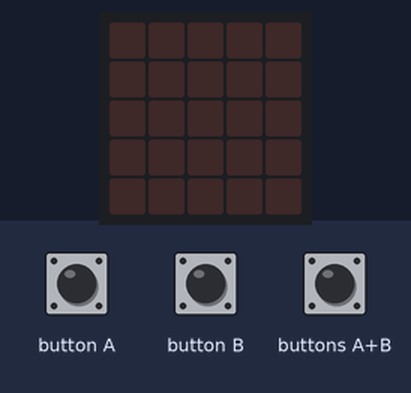
Simulated run of this program. Board: Calliope mini (MakeCode). On the bench: the board's 5×5 LED display. The inputs (shaded band) are chosen by the test bench.

Above: at 1.2 s.
1.3 s: buttons A+B pressed for 0.15 s
At 1.65 s:
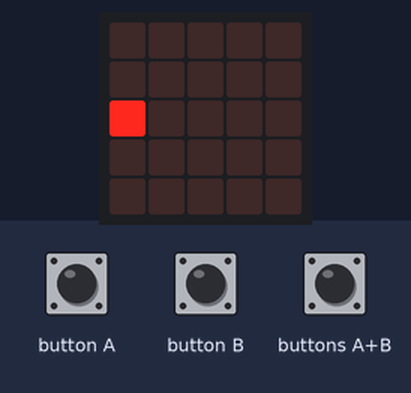
4.4 s: button A pressed for 0.15 s
At 5.1 s:
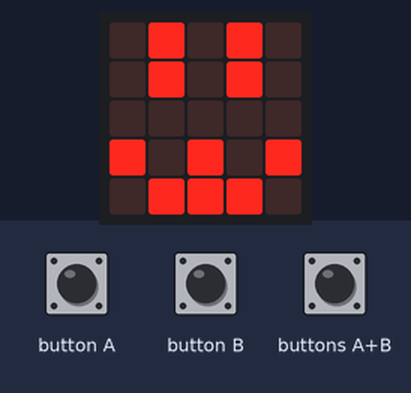
6.1 s: button B pressed for 0.15 s
At 7.4 s:
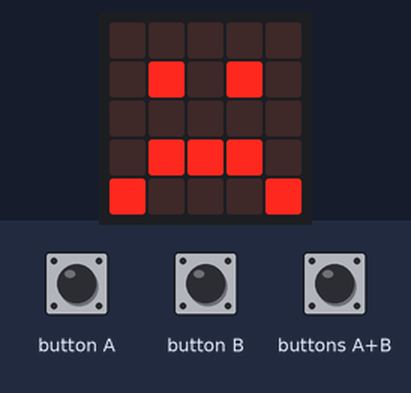
7.7 s: buttons A+B pressed for 1 s
At 9.3 s:
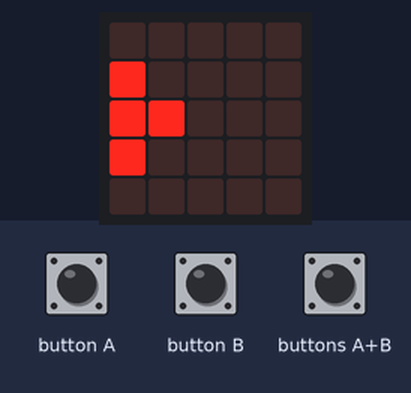
Timing chart, 0 to 10.8 s (numbered marks = the images above; inputs shaded):
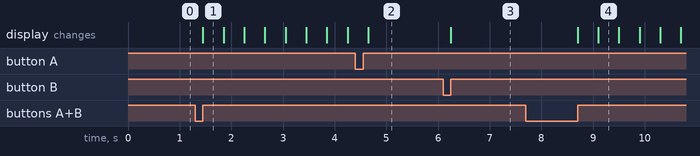

The program:

main.ts
```typescript
input.onButtonEvent(Button.A, input.buttonEventClick(), function () {
    basic.showLeds(`
        . # . # .
        . # . # .
        . . . . .
        # . # . #
        . # # # .
        `)
})
input.onButtonEvent(Button.AB, input.buttonEventClick(), function () {
    basic.showLeds(`
        . . . . .
        . . . . .
        # . . . .
        . . . . .
        . . . . .
        `)
    basic.showLeds(`
        . . . . .
        # . . . .
        # # . . .
        # . . . .
        . . . . .
        `)
    basic.showLeds(`
        . . . . .
        . # . . .
        # # # . .
        . # . . .
        . . . . .
        `)
    basic.showLeds(`
        . . . . .
        . . # . .
        . # # # .
        . . # . .
        . . . . .
        `)
    basic.showLeds(`
        . . . . .
        . . . # .
        . . # # #
        . . . # .
        . . . . .
        `)
    basic.showLeds(`
        . . . . .
        . . . . #
        . . . # #
        . . . . #
        . . . . .
        `)
    basic.showLeds(`
        . . . . .
        . . . . .
        . . . . #
        . . . . .
        . . . . .
        `)
    basic.showLeds(`
        . . . . .
        . . . . .
        . . . . .
        . . . . .
        . . . . .
        `)
})
input.onButtonEvent(Button.B, input.buttonEventClick(), function () {
    basic.showLeds(`
        . . . . .
        . # . # .
        . . . . .
        . # # # .
        # . . . #
        `)
})
loops.everyInterval(1000, function () {

})
```

test.ts
```typescript
// Hier kann man Tests durchführen; diese Datei wird nicht kompiliert, wenn dieses Paket als Erweiterung verwendet wird.
```

Measured:
- after the input at 1.3 s, the display: changes after 0.15 s (image 1)
- after the input at 4.4 s, the display: changes after 0.25 s (image 2)
- after the input at 6.1 s, the display: changes after 0.15 s (image 3)
- after the input at 7.7 s, the display: first changes after 1.0 s (image 4 shows a later state)
- what the display in image 1 shows lasts 0.4 s, from 1.5 s to 1.9 s
